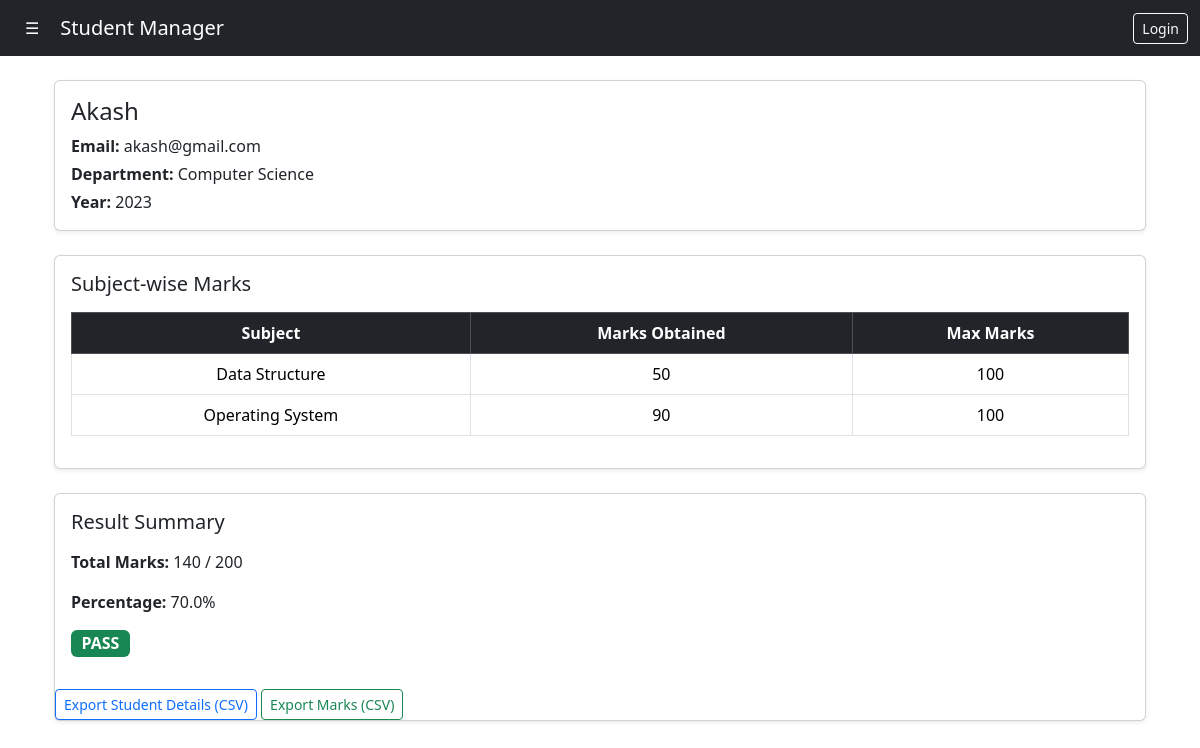
Screenshot of /students/11/report/ with the database file from the repository.
### core/models.py (models this page shows, shortened)
class Student(models.Model):
    DEPARTMENT_CHOICES = [
        ('CSE', 'Computer Science'),
        ('ECE', 'Electronics'),
        ('EEE', 'Electrical'),
        ('ME', 'Mechanical'),
        ('CE', 'Civil'),
    ]
    name = models.CharField(max_length=100)
    email = models.EmailField(unique=True)
    age = models.IntegerField(
        validators=[MinValueValidator(1)]
    )
    roll_number = models.CharField(max_length=20)
    department = models.CharField(max_length=100, choices=DEPARTMENT_CHOICES)
    year = models.IntegerField()
    image = models.ImageField(upload_to='students/', blank=True, null=True)
    created_at = models.DateTimeField(auto_now_add=True)
    def total_marks_obtained(self):
        return sum(mark.marks_obtained for mark in self.marks.all())
    def total_max_marks(self):
        return sum(mark.subject.max_marks for mark in self.marks.all())
    def percentage(self):
        max_marks = self.total_max_marks()
        if max_marks == 0:
            return 0
        return round((self.total_marks_obtained() / max_marks) * 100, 2)
    def has_failed_any_subject(self):
        for mark in self.marks.all():
            if mark.marks_obtained < 35:
                return True
        return False
    def result(self):
        if self.has_failed_any_subject():
            return "FAIL"
        return "PASS"

class Marks(models.Model):
    student = models.ForeignKey(
        Student,
        on_delete=models.CASCADE,
        related_name='marks'
    )
    subject = models.ForeignKey(
        Subject,
        on_delete=models.CASCADE,
        related_name='marks'
    )
    marks_obtained = models.PositiveIntegerField()
    created_at = models.DateField(auto_now_add=True)
    class Meta:
        unique_together = ('student','subject')

class Subject(models.Model):
    DEPARTMENT_CHOICES = [
        ('CSE', 'Computer Science'),
        ('ECE', 'Electronics'),
        ('EEE', 'Electrical'),
        ('ME', 'Mechanical'),
        ('CE', 'Civil'),
    ]
    name = models.CharField(max_length=100)
    department = models.CharField(
        max_length=50,
        choices=DEPARTMENT_CHOICES
    )
    max_marks = models.PositiveIntegerField(default=100)
    is_active = models.BooleanField(default=True)

### core/views.py (the view)
# urls.py: path('students/<int:pk>/report/', views.student_report, name='student_report'),
def student_report(request, pk):
    student = get_object_or_404(Student, pk=pk)
    marks = student.marks.select_related('subject')
    context = {
        'student': student,
        'marks': marks,
    }
    return render(request, 'core/student_report.html', context)

### templates/core/student_report.html (shortened to what this page needs)
{% extends 'core/base.html' %}
{% block content %}
<div class="container mt-4">
    <div class="card shadow-sm mb-4">
        <div class="card-body">
            <h4 class="mb-2">{{ student.name }}</h4>
            <p class="mb-1"><strong>Email:</strong> {{ student.email }}</p>
            <p class="mb-1"><strong>Department:</strong> {{ student.get_department_display }}</p>
            <p class="mb-0"><strong>Year:</strong> {{ student.year }}</p>
        </div>
    </div>
        <div class="card shadow-sm mb-4">
        <div class="card-body">
            <h5 class="mb-3">Subject-wise Marks</h5>
            <table class="table table-bordered text-center">
                <thead class="table-dark">
                    <tr>
                        <th>Subject</th>
                        <th>Marks Obtained</th>
                        <th>Max Marks</th>
                    </tr>
                </thead>
                <tbody>
                    {% for mark in marks %}
                    <tr>
                        <td>{{ mark.subject.name }}</td>
                        <td>{{ mark.marks_obtained }}</td>
                        <td>{{ mark.subject.max_marks }}</td>
                    </tr>
                    {% empty %}
                    <tr>
                        <td colspan="3" class="text-muted">
                            No marks entered yet
                        </td>
                    </tr>
                    {% endfor %}
                </tbody>
            </table>
        </div>
    </div>
        <div class="card shadow-sm">
        <div class="card-body">
            <h5 class="mb-3">Result Summary</h5>
            <p><strong>Total Marks:</strong> {{ student.total_marks_obtained }} / {{ student.total_max_marks }}</p>
            <p><strong>Percentage:</strong> {{ student.percentage }}%</p>
            {% if student.result == "PASS" %}
                <span class="badge bg-success fs-6">PASS</span>
            {% else %}
                <span class="badge bg-danger fs-6">FAIL</span>
            {% endif %}
        </div>
        <div class="mt-3">
            <a href="{% url 'export_student_details' student.id %}"
            class="btn btn-outline-primary btn-sm">
                Export Student Details (CSV)
            </a>
            <a href="{% url 'export_student_marks' student.id %}"
            class="btn btn-outline-success btn-sm">
                Export Marks (CSV)
            </a>
        </div>
    </div>
</div>
{% endblock %}

### rows the page displays
Student: name "Akash", email "akash@gmail.com", department "Computer Science", year "2023", total_marks_obtained "140", total_max_marks "200", percentage "70.0"
Marks: subject.name "Data Structure", marks_obtained "50", subject.max_marks "100"
Marks: subject.name "Operating System", marks_obtained "90", subject.max_marks "100"
